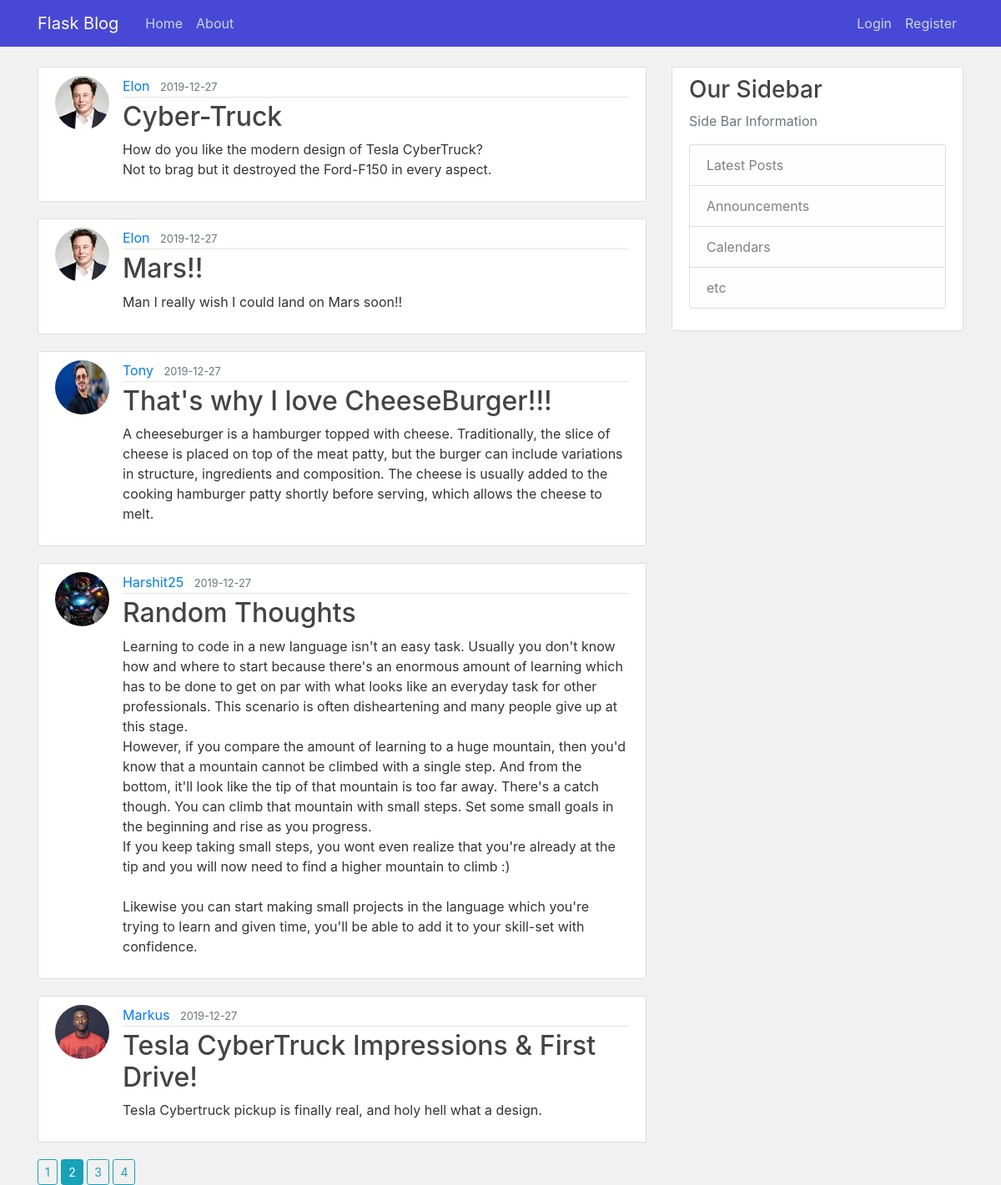
The page /home/?page=2 on the database its author committed.
### flaskblog/models.py (models this page shows, shortened)
class Post(db.Model):
    id = db.Column(db.Integer, primary_key=True)
    title = db.Column(db.String(100), nullable=False)
    date_posted = db.Column(db.DateTime, nullable=False, default=datetime.utcnow)
    content = db.Column(db.Text, nullable=False)
    user_id = db.Column(db.Integer, db.ForeignKey('user.id'), nullable=False)

class User(db.Model, UserMixin):
    id = db.Column(db.Integer, primary_key=True)
    username = db.Column(db.String(20), unique=True, nullable=False)
    email = db.Column(db.String(120), unique=True, nullable=False)
    image_file = db.Column(db.String(20), nullable=False, default='default.jpg')
    password = db.Column(db.String(60), nullable=False)
    posts = db.relationship('Post', backref='author', lazy=True)

### flaskblog/main/routes.py (the view)
@main.route("/")
@main.route("/home/")
def index():
    page = request.args.get('page', default=1, type=int)
    posts = Post.query.order_by(Post.date_posted.desc())\
        .paginate(per_page=5, page=page)
    return render_template('Main/index.html', posts=posts)

### flaskblog/templates/Main/index.html (shortened to what this page needs)
{% extends 'base.html' %}
{% block body %}
     {% for post in posts.items %}
        <article class="media content-section">
          <img class="rounded-circle article-img" src="{{ url_for('static', filename='profile_pics/' + post.author.image_file) }}">
          <div class="media-body">
            <div class="article-metadata">
              <a class="mr-2" href="{{ url_for('users.user_posts', username=post.author.username) }}">{{ post.author.username }}</a>
              <small class="text-muted">{{ post.date_posted.strftime('%Y-%m-%d') }}</small>
            </div>
            <h2><a class="article-title" href="{{ url_for('posts.post', post_id=post.id) }}">{{ post.title }}</a></h2>
            <p class="article-content">{{ post.content }}</p>
          </div>
        </article>
    {% endfor %}
    {% for page_num in posts.iter_pages(left_edge=1, right_edge=1, left_current=1, right_current=2) %}
      {% if page_num %}
          {% if page_num == posts.page %}
          <a class="btn btn-sm btn-info" href="{{ url_for('main.index', page=page_num) }}">{{ page_num }}</a>
          {% else %}
          <a class="btn btn-sm btn-outline-info" href="{{ url_for('main.index', page=page_num) }}">{{ page_num }}</a>
          {% endif %}
      {% else %}
        ...
      {% endif %}
    {% endfor %}
{% endblock body %}

### flaskblog/static/css/main.css (style rules this page uses)
body { background: #F1F1F1; color: #333333; margin-top: 5rem; }
h1, h2, h3, h4, h5, h6 { color: #444444; }
.content-section { background: #ffffff; padding: 10px 20px; border: 1px solid #dddddd; border-radius: 3px; margin-bottom: 20px; }
.article-title { color: #444444; }
.article-content { white-space: pre-line; }
.article-img { height: 65px; width: 65px; margin-right: 16px; }
.article-metadata { padding-bottom: 1px; margin-bottom: 4px; border-bottom: 1px solid #e3e3e3 }

### rows shown on the page
Post: image_file (picture), author.username "Elon", date_posted "2019-12-27", title "Cyber-Truck", content "How do you like the modern design of Tesla CyberTruck? Not to brag but it destroyed the Ford-F150 in every aspect."
Post: image_file (picture), author.username "Elon", date_posted "2019-12-27", title "Mars!!", content "Man I really wish I could land on Mars soon!!"
Post: image_file (picture), author.username "Tony", date_posted "2019-12-27", title "That's why I love CheeseBurger!!!", content "A cheeseburger is a hamburger topped with cheese. Traditionally, the slice of cheese is placed on top of the meat patty, but the burger can include variations in structure, ingredients and composition. The cheese is usually added to the cooking hamburger patty shortly before serving, which allows the cheese to melt."
Post: image_file (picture), author.username "Harshit25", date_posted "2019-12-27", title "Random Thoughts", content "Learning to code in a new language isn't an easy task. Usually you don't know how and where to start because there's an enormous amount of learning which has to be done to get on par with what looks like an everyday task for other professionals. This scenario is often disheartening and many people give up at this stage. However, if you compare the amount of learning to a huge mountain, then you'd know that a mountain cannot be climbed with a single step. And from the bottom, it'll look like the tip of that mountain is too far away. There's a catch though. You can climb that mountain with small steps. Set some small goals in the beginning and rise as you progress. If you keep taking small…"
Post: image_file (picture), author.username "Markus", date_posted "2019-12-27", title "Tesla CyberTruck Impressions & First Drive!", content "Tesla Cybertruck pickup is finally real, and holy hell what a design."

### other values the page prints
{{ page_num }} "1" "3" "4"
{{ page_num }} "2"
